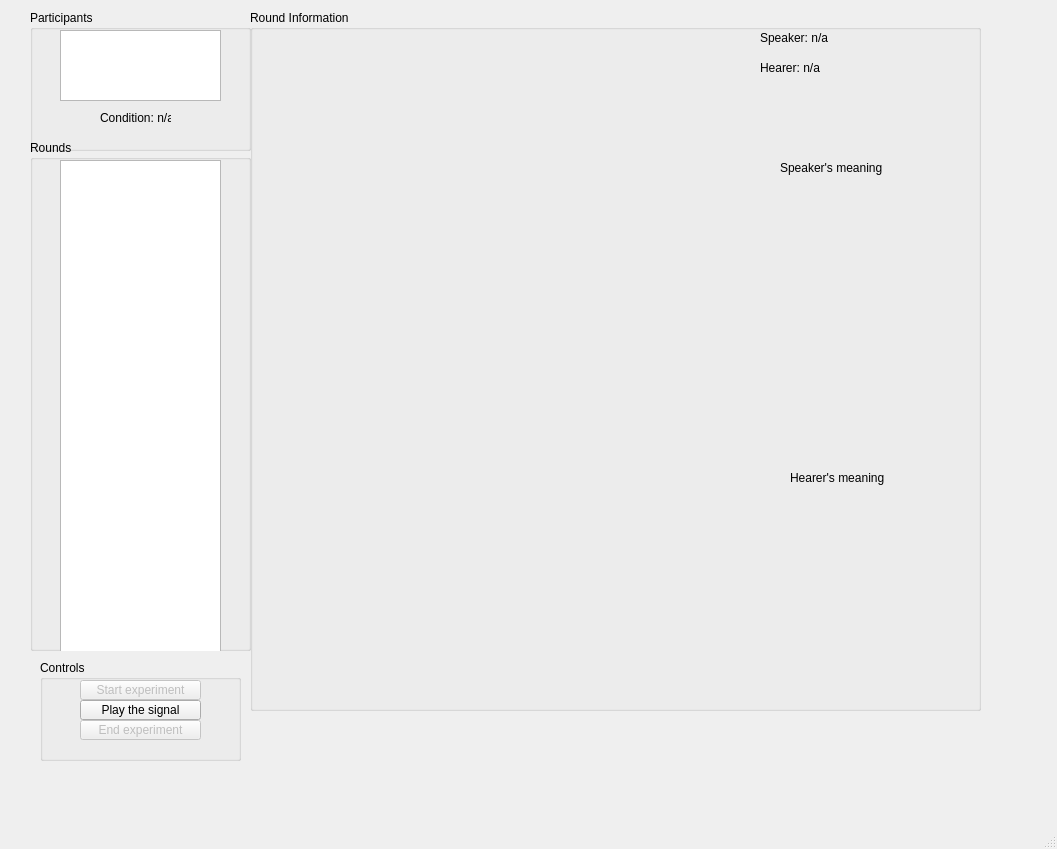
<?xml version="1.0" encoding="UTF-8"?>
<ui version="4.0">
 <class>ServerWindow</class>
 <widget class="QMainWindow" name="ServerWindow">
  <property name="geometry">
   <rect>
    <x>0</x>
    <y>0</y>
    <width>1057</width>
    <height>849</height>
   </rect>
  </property>
  <property name="windowTitle">
   <string>LeapP2P Server</string>
  </property>
  <widget class="QWidget" name="centralwidget">
   <widget class="QGroupBox" name="groupBox">
    <property name="geometry">
     <rect>
      <x>30</x>
      <y>10</y>
      <width>221</width>
      <height>141</height>
     </rect>
    </property>
    <property name="title">
     <string>Participants</string>
    </property>
    <widget class="QListView" name="lstParticipants">
     <property name="geometry">
      <rect>
       <x>30</x>
       <y>20</y>
       <width>161</width>
       <height>71</height>
      </rect>
     </property>
    </widget>
    <widget class="QLabel" name="lblCondition">
     <property name="geometry">
      <rect>
       <x>70</x>
       <y>100</y>
       <width>71</width>
       <height>16</height>
      </rect>
     </property>
     <property name="text">
      <string>Condition: n/a</string>
     </property>
    </widget>
   </widget>
   <widget class="QGroupBox" name="groupBox_2">
    <property name="geometry">
     <rect>
      <x>30</x>
      <y>140</y>
      <width>221</width>
      <height>511</height>
     </rect>
    </property>
    <property name="title">
     <string>Rounds</string>
    </property>
    <widget class="QListView" name="lstRounds">
     <property name="geometry">
      <rect>
       <x>30</x>
       <y>20</y>
       <width>161</width>
       <height>551</height>
      </rect>
     </property>
    </widget>
   </widget>
   <widget class="QGroupBox" name="groupBox_3">
    <property name="geometry">
     <rect>
      <x>250</x>
      <y>10</y>
      <width>731</width>
      <height>701</height>
     </rect>
    </property>
    <property name="title">
     <string>Round Information</string>
    </property>
    <widget class="QLabel" name="lblExpected">
     <property name="geometry">
      <rect>
       <x>70</x>
       <y>20</y>
       <width>330</width>
       <height>330</height>
      </rect>
     </property>
     <property name="sizePolicy">
      <sizepolicy hsizetype="Fixed" vsizetype="Fixed">
       <horstretch>0</horstretch>
       <verstretch>0</verstretch>
      </sizepolicy>
     </property>
     <property name="text">
      <string/>
     </property>
    </widget>
    <widget class="QLabel" name="lblGiven">
     <property name="geometry">
      <rect>
       <x>70</x>
       <y>350</y>
       <width>330</width>
       <height>330</height>
      </rect>
     </property>
     <property name="sizePolicy">
      <sizepolicy hsizetype="Fixed" vsizetype="Fixed">
       <horstretch>0</horstretch>
       <verstretch>0</verstretch>
      </sizepolicy>
     </property>
     <property name="text">
      <string/>
     </property>
    </widget>
    <widget class="QLabel" name="label">
     <property name="geometry">
      <rect>
       <x>530</x>
       <y>150</y>
       <width>111</width>
       <height>16</height>
      </rect>
     </property>
     <property name="text">
      <string>Speaker's meaning</string>
     </property>
    </widget>
    <widget class="QLabel" name="label_2">
     <property name="geometry">
      <rect>
       <x>540</x>
       <y>460</y>
       <width>111</width>
       <height>16</height>
      </rect>
     </property>
     <property name="text">
      <string>Hearer's meaning</string>
     </property>
    </widget>
    <widget class="QLabel" name="lblSpeaker">
     <property name="geometry">
      <rect>
       <x>510</x>
       <y>20</y>
       <width>171</width>
       <height>16</height>
      </rect>
     </property>
     <property name="text">
      <string>Speaker: n/a</string>
     </property>
    </widget>
    <widget class="QLabel" name="lblHearer">
     <property name="geometry">
      <rect>
       <x>510</x>
       <y>50</y>
       <width>171</width>
       <height>16</height>
      </rect>
     </property>
     <property name="text">
      <string>Hearer: n/a</string>
     </property>
    </widget>
   </widget>
   <widget class="QGroupBox" name="groupBox_4">
    <property name="geometry">
     <rect>
      <x>40</x>
      <y>660</y>
      <width>201</width>
      <height>101</height>
     </rect>
    </property>
    <property name="minimumSize">
     <size>
      <width>0</width>
      <height>50</height>
     </size>
    </property>
    <property name="title">
     <string>Controls</string>
    </property>
    <widget class="QPushButton" name="btnPlay">
     <property name="geometry">
      <rect>
       <x>40</x>
       <y>40</y>
       <width>121</width>
       <height>20</height>
      </rect>
     </property>
     <property name="text">
      <string>Play the signal</string>
     </property>
    </widget>
    <widget class="QPushButton" name="btnStart">
     <property name="enabled">
      <bool>false</bool>
     </property>
     <property name="geometry">
      <rect>
       <x>40</x>
       <y>20</y>
       <width>121</width>
       <height>20</height>
      </rect>
     </property>
     <property name="text">
      <string>Start experiment</string>
     </property>
    </widget>
    <widget class="QPushButton" name="btnEnd">
     <property name="enabled">
      <bool>false</bool>
     </property>
     <property name="geometry">
      <rect>
       <x>40</x>
       <y>60</y>
       <width>121</width>
       <height>20</height>
      </rect>
     </property>
     <property name="text">
      <string>End experiment</string>
     </property>
    </widget>
   </widget>
  </widget>
  <widget class="QMenuBar" name="menubar">
   <property name="geometry">
    <rect>
     <x>0</x>
     <y>0</y>
     <width>1057</width>
     <height>16</height>
    </rect>
   </property>
  </widget>
  <widget class="QStatusBar" name="statusbar"/>
 </widget>
 <resources/>
 <connections/>
</ui>
